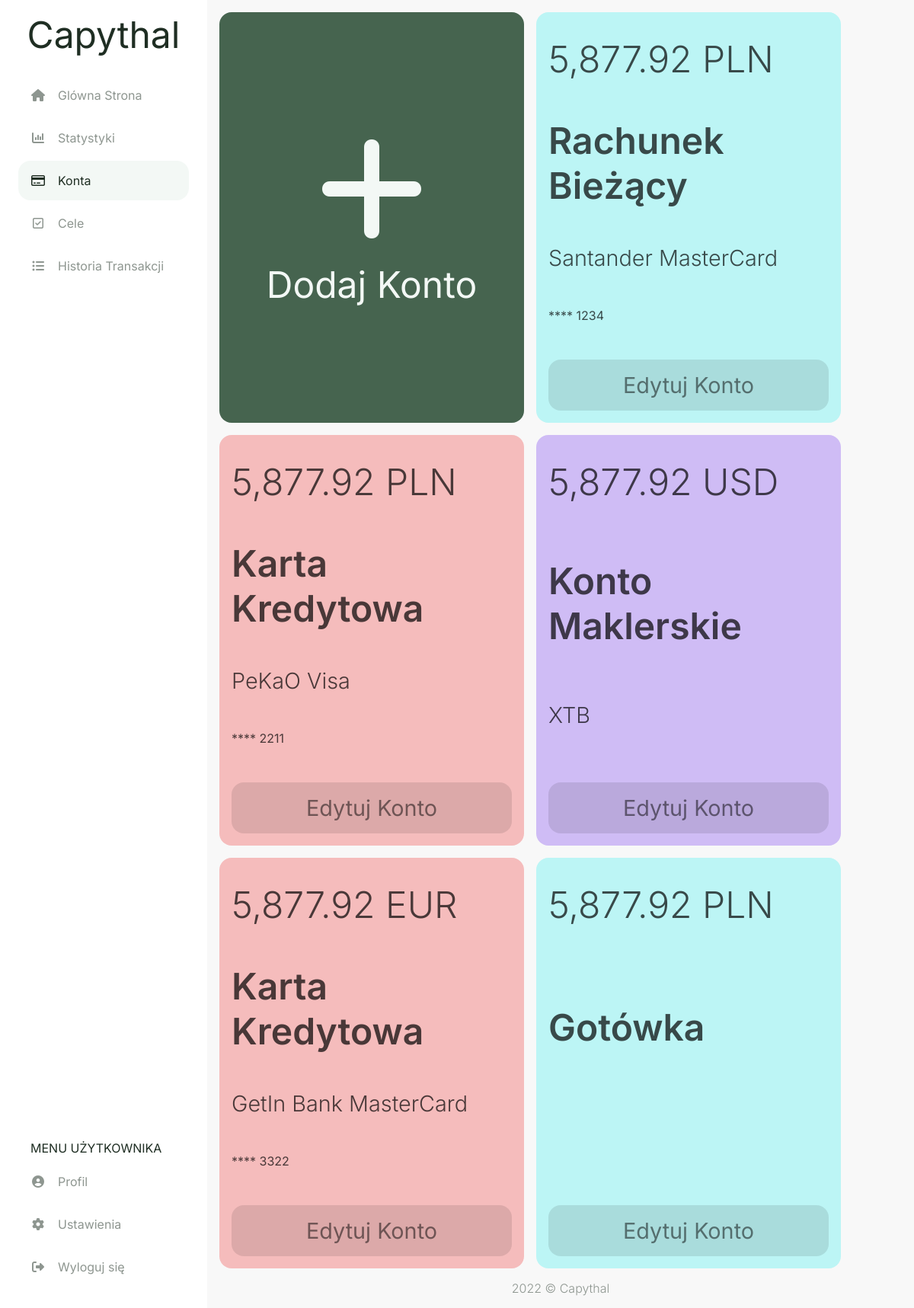
Page /accounts (signed in) on the committed database.
### capythal/models.py (models this page shows, shortened)
class account(db.Model):
    id = db.Column(db.Integer, primary_key=True)
    user_id = db.Column(db.Integer, db.ForeignKey('user.id'), nullable=False)
    currency_id = db.Column(db.Integer, db.ForeignKey('currency.id'), nullable=False)
    card_id = db.Column(db.Integer, db.ForeignKey('card.id'))
    acc_type_id = db.Column(db.Integer, db.ForeignKey('acc_type.id'), nullable=False)
    style_id = db.Column(db.Integer, db.ForeignKey('style.id'), nullable=False)
    card_number = db.Column(db.String(4))
    fin_inst = db.Column(db.String(20))
    transaction = db.relationship("transaction", backref="account", lazy=True)
    settings = db.relationship("settings", back_populates="account", uselist=False)
    goal = db.relationship("goal", backref="account", lazy=True)

class currency(db.Model):
    id = db.Column(db.Integer, primary_key=True)
    name = db.Column(db.String(20), nullable=False)
    account = db.relationship("account", backref="currency", lazy=True)
    settings = db.relationship("settings", backref="currency", lazy=True)

class acc_type(db.Model):
    id = db.Column(db.Integer, primary_key=True)
    name = db.Column(db.String(20), nullable=False)
    account = db.relationship("account", backref="acc_type", lazy=True)

class card(db.Model):
    id = db.Column(db.Integer, primary_key=True)
    name = db.Column(db.String(20), nullable=False)
    account = db.relationship("account", backref="card", lazy=True)

### capythal/routes.py (the view)
@app.route('/accounts')
def accounts():
    if current_user.is_authenticated:
        accounts = db.session.query(account,currency,card,acc_type,style).join(currency).join(card).join(acc_type).join(style).all()
        return render_template("accounts.html", accounts = accounts)
    else:
        return redirect(url_for('login'))

### capythal/models.py (called while the page is built)
@login_manager.user_loader
def load_user(user_id):
    return user.query.get(int(user_id))

### capythal/templates/accounts.html (shortened to what this page needs)
{% extends "layout.html" %}
{% set active_page = "accounts" %}
{% block head %}
  {{ super() }}
  <link rel="stylesheet" href="{{ url_for('static', filename='css/accounts.css') }}">
  <link rel="stylesheet" href="{{ url_for('static', filename='css/modals/account-modal.css') }}">
{% endblock %}
{% block content %}
<div class="accounts-flexbox">
  <a onclick="addAccBtnClick()" class="account-add bg-main-btn fc-main-btn">
    <span class="account-plus-sign fa fa-plus"></span>
    <span class="fs-1">Dodaj Konto</span>
  </a>
  {% for account,currency,card,acc_type,style in accounts %}
    <div class="account-info style-{{ style.name }}">
      <span class="fs-1 fw-light">5,877.92 {{ currency.name }}</span>
      <span class="fs-1 fw-semibold">{{ acc_type.name }}</span>
      <span class="fs-2 fw-light">
        {% if account.fin_inst %}{{ account.fin_inst }}{% endif %} {% if card.name %}{{ card.name }}{% endif %}
      </span>
      {% if account.card_number %}
      <span class="fs-4">**** {{ account.card_number }}</span>
      {% endif %}
      <a onclick="editAccBtnClick()" class="account-edit">
        <span class="fs-2">Edytuj Konto</span>
      </a>
    </div>
  {% endfor %}
</div>
{% endblock %}

### capythal/templates/layout.html (shortened to what this page needs)
<!doctype html>
<html lang="pl">
  <head>
    {% block head %}
    <link rel="stylesheet" href="{{ url_for('static', filename='css/style.css') }}">
    {% endblock %}
  </head>
  <body>
    <aside id="navbar" class="navbar">
      <a class="logo fs-1" href="{{ url_for('home') }}">Capythal</a>
      <ul class="navbar-list-top">
        <li class="menu-button {{ 'active' if active_page == 'home' else '' }}">
          <a href="{{ url_for('home') }}" class="menu-button-link">
            <span class="fa fa-fw fa-home my-auto"></span>
            <span class="ml-1 fs-4">Glówna Strona</span>
          </a>
        </li>
        <li class="menu-button {{ 'active' if active_page == 'stats' else '' }}">
          <a href="{{ url_for('stats') }}" class="menu-button-link">
            <span class="fa fa-fw fa-bar-chart my-auto"></span>
            <span class="ml-1 fs-4">Statystyki</span>
          </a>
        </li>
        <li class="menu-button {{ 'active' if active_page == 'accounts' else '' }}">
          <a href="{{ url_for('accounts') }}" class="menu-button-link">
            <span class="fa fa-fw fa-credit-card my-auto"></span>
            <span class="ml-1 fs-4">Konta</span>
          </a>
        </li>
        <li class="menu-button {{ 'active' if active_page == 'goals' else '' }}">
          <a href="{{ url_for('goals') }}" class="menu-button-link">
            <span class="fa fa-fw fa-check-square-o my-auto"></span>
            <span class="ml-1 fs-4">Cele</span>
          </a>
        </li>
        <li class="menu-button {{ 'active' if active_page == 'history' else '' }}">
          <a href="{{ url_for('history') }}" class="menu-button-link">
            <span class="fa fa-fw fa-list-ul my-auto"></span>
            <span class="ml-1 fs-4">Historia Transakcji</span>
          </a>
        </li>
      </ul>
      <ul class="navbar-list-bottom">
        <li class="nav-item">
          <span class="ml-1 fs-4">MENU UŻYTKOWNIKA</span>
        </li>
        <li class="menu-button">
          <a href="{{ url_for('userpage') }}" class="menu-button-link">
            <span class="fa fa-fw fa-user-circle my-auto"></span>
            <span class="ml-1 fs-4">Profil</span>
          </a>
        </li>
        <li class="menu-button">
          <a href="" class="menu-button-link">
            <span class="fa fa-fw fa-cog my-auto"></span>
            <span class="ml-1 fs-4">Ustawienia</span>
          </a>
        </li>
        <li class="menu-button">
          <a href="{{ url_for('logout') }}" class="menu-button-link">
            <span class="fa fa-fw fa-sign-out my-auto"></span>
            <span class="ml-1 fs-4">Wyloguj się</span>
          </a>
        </li>
      </ul>
    </aside>
    <main class="main-content">
      {%block content%}
      {%endblock%}
    </main>
    <footer class="fc-secondary fw-light">
      2022 © Capythal
    </footer>
  </body>
</html>

### capythal/static/css/style.css (style rules this page uses)
html, body { padding: 0; margin: 0; }
html { height: 100%; font-family: 'Inter', sans-serif; width: 100%; }
body { background-color: #F8F8F8; color: #1F2E23; min-height: 100vh; display: flex; flex-direction: column; }
* { box-sizing: border-box; }
aside { background-color: #FFFFFF; }
a { color: #1F2E23; cursor: pointer; text-decoration: none; }
.bg-main-btn { background-color: #46644F; }
.style-red { color: hsl(0, 18%, 33%); background-color: hsl(0, 75%, 85%); }
.style-cyan { color: hsl(180, 18%, 33%); background-color: hsl(180, 75%, 85%); }
.style-violet { color: hsl(260, 18%, 33%); background-color: hsl(260, 75%, 85%); }
.fc-secondary { color: #8E9690; }
.fc-main-btn { color: #F3F8F5; }
.fw-light { font-weight: 300 !important; }
.fw-semibold { font-weight: 600 !important; }
.ml-1 { margin-left: 1rem !important; }
.my-auto { margin: auto 0; }
.navbar { transition: all 0.4s ease-in-out; }
.main-content { height: 100%; }
.navbar { display: flex; flex-direction: column; position: fixed; top: 0; bottom: 0; width: 0; opacity: 0; height: 100%; max-width: 75%; overflow-y: auto; z-index: 101; }
.logo { display: none; margin: 1rem auto 0; }
.navbar-list-top, .navbar-list-bottom { width: 100%; padding: 1.5rem; list-style: none }
.navbar-list-top { margin-top: 0; margin-bottom: auto; }
.navbar-list-bottom { margin-bottom: 0; }
.nav-item { margin: 0.5rem 0; }
.active { border-radius: 1rem; background-color: #F3F8F5; }
.active a { color: #1F2E23 !important; }
.menu-button a { margin-bottom: 0.25rem; color: #8E9690; }
.menu-button-link { display: flex; padding: 1rem; }
footer { margin-top: auto; display: flex; margin-bottom: 1rem; justify-content: center; }
.fs-1 { font-size: 2rem; }
.fs-2 { font-size: 1.5rem; }
.fs-4 { font-size: 0.8rem; }
@media (min-width: 500px) { .fs-1 { font-size: 3rem; } }
@media (min-width: 500px) { .fs-2 { font-size: 2rem; } }
@media (min-width: 500px) { .fs-4 { font-size: 1.2rem ; } }
@media (min-width: 800px) { .navbar { width: 100%; opacity: 1; max-width: 17rem; } }
@media (min-width: 800px) { footer { margin-left: 17rem; } }
@media (min-width: 800px) { .add-tr, .logo { display: block; } }
@media (min-width: 800px) { .main-content { margin-left: 17rem; } }
@media (min-width: 800px) { .fs-1 { font-size: 3rem; } }
@media (min-width: 800px) { .fs-2 { font-size: 1.8rem; } }
@media (min-width: 800px) { .fs-4 { font-size: 1rem; } }

### capythal/static/css/accounts.css (style rules this page uses)
.accounts-flexbox { padding: 1rem; display: flex; gap: 1rem; flex-wrap: wrap; }
.account-add, .account-info { flex: 1 0 100%; border-radius: 1rem; display: flex; flex-direction: column; }
.account-add { padding: 3.5rem; justify-content: center; align-items: center; gap: 1rem; }
.account-plus-sign { font-size: 10rem; }
.account-info { padding: 2rem 1rem 1rem; justify-content: space-between; gap: 3rem; color: rgba(0, 0, 0, 0.7); word-wrap: break-word; }
.account-edit { padding: 1rem; border-radius: 1rem; color: rgba(0, 0, 0, 0.5); background-color: rgba(0, 0, 0, 0.1); }
.account-edit > span { display: flex; justify-content: center; }
@media (min-width: 1100px) { .account-add, .account-info { max-width: 25rem; } }

### rows in the picture
account: name "PLN", name "Rachunek Bieżący", fin_inst "Santander", name "MasterCard", card_number "1234"
account: name "PLN", name "Karta Kredytowa", fin_inst "PeKaO", name "Visa", card_number "2211"
account: name "USD", name "Konto Maklerskie", fin_inst "XTB"
account: name "EUR", name "Karta Kredytowa", fin_inst "GetIn Bank", name "MasterCard", card_number "3322"
account: name "PLN", name "Gotówka"
